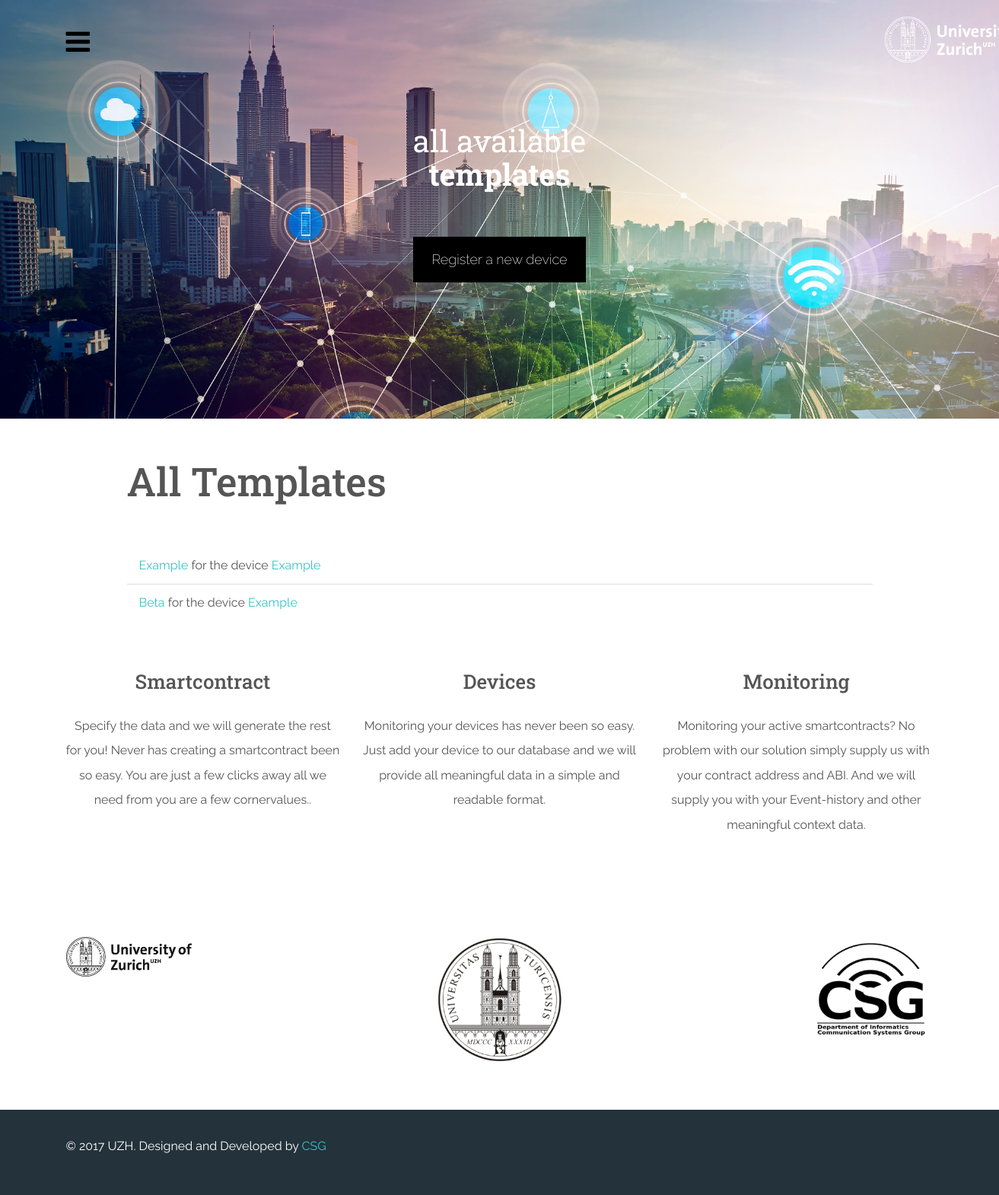
The app's page /smartGenerator/templates with its own data.
### smartpollution/models.py (models this page shows, shortened)
class Template(models.Model):
    template_name=models.CharField(max_length=200, null=True)
    device=models.ForeignKey(Device, on_delete=models.CASCADE)
    gas_estimate_thres=models.IntegerField(blank=True, null=True)
    gas_estimate_no_thres=models.IntegerField(blank=True, null=True)

class Device(models.Model):
    device_name=models.CharField(max_length=200)
    manufacturing_company=models.CharField(max_length=200)
    metrics=models.ManyToManyField(Metric)
    def __str__(self):
        return self.device_name

### smartpollution/views.py (the view)
def index_template_view(request):
    try:
        arguments = {}
        arguments['template_list'] = Template.objects.all()
        return render(request, 'smartpollution/indextemplate.html', arguments)
    except:
        return return_problem_page(request)

### smartpollution/templates/smartpollution/indextemplate.html (shortened to what this page needs)
<!DOCTYPE html>
<html lang="en">
<head>
    {% load static %}
    <link rel="stylesheet" href="{% static 'smartpollution/w3.css' %}">
    <link href="{% static 'bootstrap/css/theme.css' %}" rel="stylesheet">
    <link href="{% static 'smartpollution/style.css' %}" rel="stylesheet">
    <link rel="stylesheet" href="https://cdnjs.cloudflare.com/ajax/libs/typicons/2.0.8/typicons.min.css">
    <link rel="stylesheet" href="https://maxcdn.bootstrapcdn.com/font-awesome/4.7.0/css/font-awesome.min.css">
    <link rel="stylesheet" href="{% static 'assets/css/pushy.css' %}">
    <link rel="stylesheet" href="{% static 'assets/css/masonry.css' %}">
    <link rel="stylesheet" href="{% static 'assets/css/animate.css' %}">
    <link rel="stylesheet" href="{% static 'assets/css/magnific-popup.css' %}">
    <link rel="stylesheet" href="{% static 'assets/css/odometer-theme-default.css' %}">
</head>
<body class="">
<header id="home">
    <div class="container-fluid">
        <div class="container">
            <div class="row">                <div class="col-md-3 col-xs-10">                    <div class="menu-btn"><span class="hamburger"><i class="fa fa-bars"></i></span></div>                </div>                <div class="col-md-1 col-md-offset-8 col-xs-2 text-center">                    <a href="http://www.uzh.ch" class="thumbnail logo">                        <img src="{% static 'images/uzh_logo_long.png' %}" alt="" class="img-responsive">                    </a>                </div>            </div>
            <div class="jumbotron">
                <h1>
                    <small>all available</small>
                    <strong>templates</strong></h1>
                <p>
                    <a href="{% url 'smartpollution:register_device' %}" button
                       class="w3-button w3-black w3-padding-large w3-large w3-margin-top">Register a new device</a>
                </p>
            </div>
        </div>
    </div>
</header>
<section id="feat">
    <div class="container">
        <div class="w3-content">
            <br class="w3-twothird">
            <h1>All Templates</h1>
            {% if template_list %}
                <ul class="w3-ul">
                    {% for template in template_list %}
                        <li>
                            <a href="{% url 'smartpollution:detail_template' template.id %}">{{ template.template_name }}</a>
                            for the device
                            <a href="{% url 'smartpollution:detail' template.device.id %}">{{ template.device }}</a>
                        </li>
                    {% endfor %}
                </ul>
            {% else %}
                <p>No templates available</p>
            {% endif %}
        </div>
    </div>
</section>
<section id="feat">
    <div class="container">
        <div class="row features">
            <div class="col-md-4 text-center wow fadeInUp" data-wow-delay="100ms">
                <h4>Smartcontract</h4>
                <p>Specify the data and we will generate the rest for you! Never has creating a smartcontract been so
                    easy. You are just a few clicks away all we need from you are a few cornervalues..</p>
            </div>
            <div class="col-md-4 text-center wow fadeInUp" data-wow-delay="300ms">
                <h4>Devices</h4>
                <p>Monitoring your devices has never been so easy. Just add your device to our database and we will
                    provide all meaningful data in a simple and readable format.</p>
            </div>
            <div class="col-md-4 text-center wow fadeInUp" data-wow-delay="500ms">
                <h4>Monitoring</h4>
                <p>Monitoring your active smartcontracts? No problem with our solution simply supply us with your
                    contract address and ABI. And we will supply you with your Event-history and other meaningful
                    context data.</p>
            </div>
        </div>
    </div>
</section>
<section class="clients wow fadeInUp" data-wow-delay="300ms">    <div class="container">        <div class="row">            <div class="col-md-2">                <img src="{% static 'images/uzh_logo_long_black.png' %}" class="img-responsive"/>            </div>            <div class="col-md-2 col-md-offset-3">                <img src="{% static 'images/logoUZH.png' %}" class="img-responsive"/>            </div>            <div class="col-md-2 col-md-offset-3">                <img src="{% static 'images/logo-csg.png' %}" class="img-responsive"/>            </div>        </div>    </div></section>
<footer>
    <div class="container">
        <div class="row">
            <div class="col-md-8">
                <p>© 2017 UZH. Designed and Developed by <a target="_blank" href="https://github.com/Communication-Systems-Group/">CSG</a></p>
            </div>
            <div class="col-md-4">
                <p class="text-right social">
                </p>
            </div>
        </div>
    </div>
</footer>
</body>
</html>

### smartpollution/static/smartpollution/w3.css (style rules this page uses)
html { box-sizing:border-box }
*,*:before,*:after { box-sizing:inherit }
html { -ms-text-size-adjust:100%;-webkit-text-size-adjust:100% }
body { margin:0 }
article,aside,details,figcaption,figure,footer,header,main,menu,nav,section,summary { display:block }
a { background-color:transparent;-webkit-text-decoration-skip:objects }
small { font-size:80% }
img { border-style:none }
html,body { font-family:Verdana,sans-serif;font-size:15px;line-height:1.5 }
html { overflow-x:hidden }
h1,h2,h3,h4,h5,h6,.w3-slim,.w3-wide { font-family:"Segoe UI",Arial,sans-serif }
h1 { font-size:36px }
h4 { font-size:20px }
h1,h2,h3,h4,h5,h6 { font-weight:400;margin:10px 0 }
img { margin-bottom:-5px }
a { color:inherit }
.w3-btn,.w3-btn-block,.w3-button { border:none;display:inline-block;outline:0;padding:6px 16px;vertical-align:middle;overflow:hidden;text-decoration:none!important;color:#fff;background-color:#000;text-align:center;cursor:pointer;white-space:nowrap }
.w3-button { color:#000;background-color:#f1f1f1;padding:8px 16px }
.w3-btn,.w3-btn-floating,.w3-btn-floating-large,.w3-closenav,.w3-opennav,.w3-btn-block,.w3-button { -webkit-touch-callout:none;-webkit-user-select:none;-khtml-user-select:none;-moz-user-select:none;-ms-user-select:none;user-select:none }
ul.w3-ul { list-style-type:none;padding:0;margin:0 }
ul.w3-ul li { padding:8px 16px;border-bottom:1px solid #ddd }
ul.w3-ul li:last-child { border-bottom:none }
.w3-content { max-width:980px;margin:auto }
.w3-large { font-size:18px!important }
.w3-margin-top { margin-top:16px!important }
.w3-padding-large { padding:12px 24px!important }
.w3-black,.w3-hover-black:hover { color:#fff!important;background-color:#000!important }

### smartpollution/static/smartpollution/style.css (style rules this page uses)
h1, h2, h3, h4, h5, h6 { font-family: 'Roboto Slab', serif; }
h1, h2, h3, h4, h5, h6 { margin-bottom: 1.1em; text-overflow: ellipsis; }
.features, .blog, .gallery, .clients, .prefooter .container-fluid { padding-top: 3.3em; padding-bottom: 4.2em; }
header .container-fluid { background-image: url(../images/IOTbetterRes.jpg); background-repeat: no-repeat; background-size: cover; height: 550px; padding-top: 18px; }
.hamburger { font-size: 2.3em; color: #000; }
.logo { background: none; border: 0px; height: 50px; width: 200px; }
.jumbotron { background: none; text-align: center; }
.jumbotron h1, .jumbotron h2, .jumbotron h3, .jumbotron h4, .jumbotron h5, .jumbotron h6, .jumbotron small { color: #FFFFFF; font-size: 40px; }
.jumbotron p { color: #FFFFFF; margin-bottom: 2%; }
footer { background-color: rgba(36, 50, 59, 1); padding-top: 2em; padding-bottom: 1.2em; }
footer h1, footer h2, footer h3, footer h4, footer h5, footer h6, footer p { color: #FFFFFF; }
.social { padding-top: 50px; }

### smartpollution/static/assets/css/masonry.css (style rules this page uses)
* { -webkit-box-sizing: border-box; -moz-box-sizing: border-box; box-sizing: border-box; }

### records on screen
Template: template_name "Example", device "Example"
Template: template_name "Beta", device "Example"
